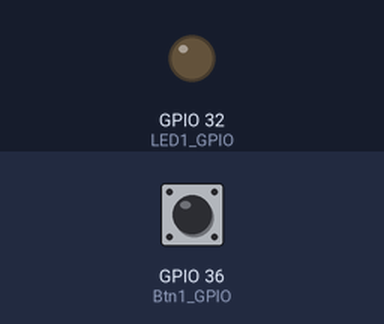
The sketch below on a simulated ESP32. Parts: output pins drawn as LEDs (lit = HIGH). Inputs (shaded band) come from the test bench; at power-on: GPIO 36 (Btn1_GPIO) LOW.

Above: at 1.2 s.
1.3 s: GPIO 36 (Btn1_GPIO) pulled HIGH for 0.15 s
At 2.0 s:
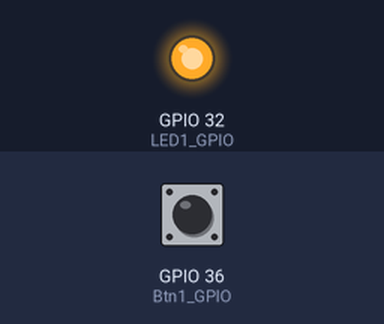
2.9 s: GPIO 36 (Btn1_GPIO) pulled HIGH for 1 s
At 3.2 s:
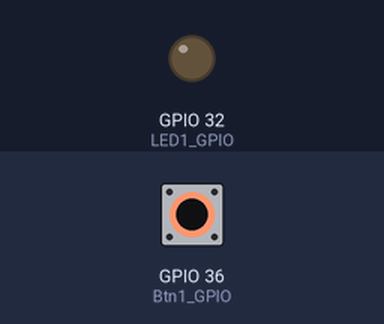
5.4 s: GPIO 36 (Btn1_GPIO) pulled HIGH for 3.2 s
At 6.3 s:
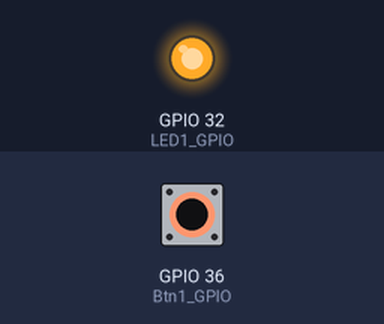
Timing chart, 0 to 8.4 s (numbered marks = the images above; inputs shaded):
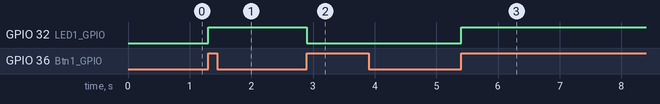

Measured:
- after the input at 1.3 s, GPIO 32 (LED1_GPIO): LOW → HIGH at once
- after the input at 2.9 s, GPIO 32 (LED1_GPIO): HIGH → LOW at once
- after the input at 5.4 s, GPIO 32 (LED1_GPIO): LOW → HIGH at once

The sketch:

Ngat.ino
```cpp
#define Btn1_GPIO   36
#define LED1_GPIO   32
void IRAM_ATTR Ext_INT1_ISR()
{
  // Toggle The LED
  digitalWrite(LED1_GPIO, !digitalRead(LED1_GPIO));
}
void setup()
{
  pinMode(LED1_GPIO, OUTPUT);
  pinMode(Btn1_GPIO, INPUT);
  attachInterrupt(Btn1_GPIO, Ext_INT1_ISR, RISING);
}
void loop()
{
  // Do Nothing...
}
```
